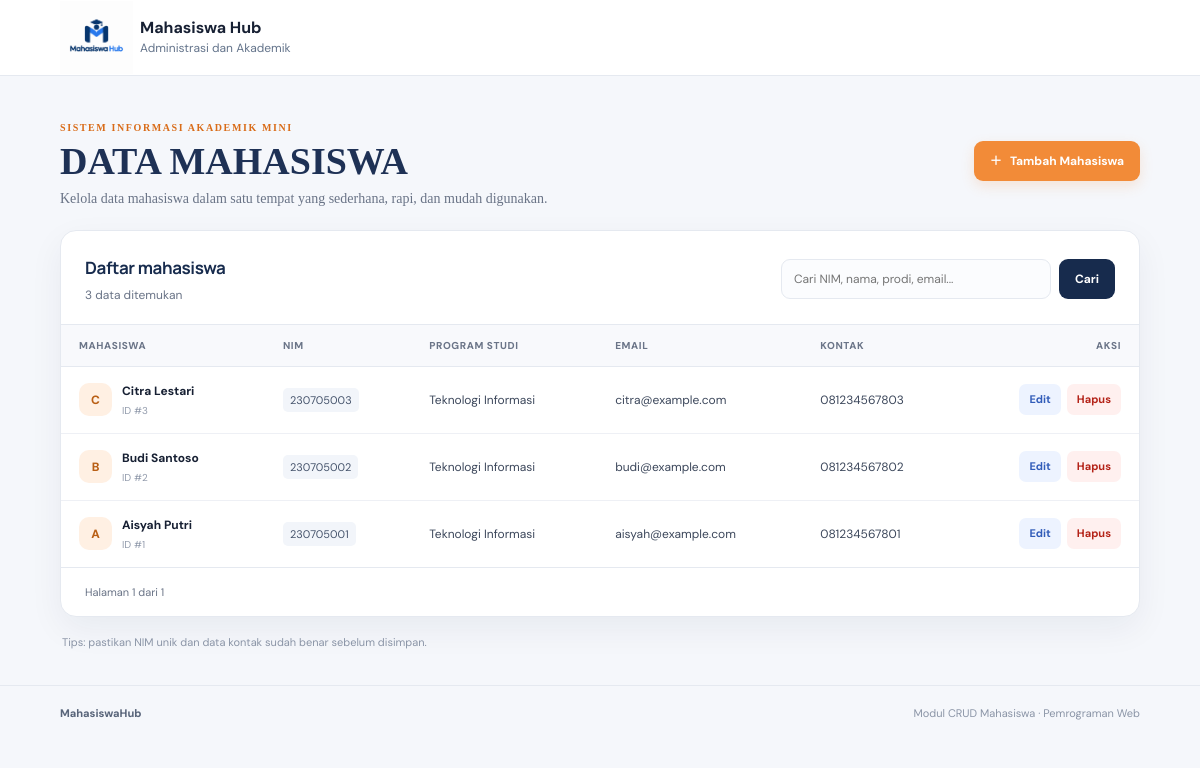
The page / on the database its author committed.
### tables this page shows
CREATE TABLE IF NOT EXISTS `mahasiswa` (
  `id` int unsigned NOT NULL AUTO_INCREMENT,
  `nim` varchar(12) NOT NULL,
  `nama` varchar(100) NOT NULL,
  `prodi` varchar(50) NOT NULL,
  `email` varchar(100) DEFAULT NULL,
  `no_hp` varchar(20) DEFAULT NULL,
  `alamat` varchar(255) DEFAULT NULL,
  `created_at` timestamp NULL DEFAULT CURRENT_TIMESTAMP,
  PRIMARY KEY (`id`),
  UNIQUE KEY `nim` (`nim`)
);

### helpers.php (called while the page is built, shortened)
<?php
function e(mixed $value): string
{
    return htmlspecialchars(
        (string) $value,
        ENT_QUOTES | ENT_SUBSTITUTE,
        'UTF-8'
    );
}

### index.php (the view, shortened to what this page needs)
<?php
require_once __DIR__ . '/helpers.php';
require_once __DIR__ . '/koneksi.php';
$q = isset($_GET['q']) && is_string($_GET['q'])
    ? trim($_GET['q'])
    : '';
$page = filter_var($_GET['page'] ?? 1, FILTER_VALIDATE_INT);
$page = ($page !== false && $page > 0) ? $page : 1;
$perPage = 7;
$like = '%' . $q . '%';
if ($q !== '') {
    $countStmt = $conn->prepare(
        'SELECT COUNT(*) AS total
         FROM mahasiswa
         WHERE nim LIKE ? OR nama LIKE ? OR prodi LIKE ? OR email LIKE ?'
    );
    $countStmt->bind_param(
        'ssss',
        $like,
        $like,
        $like,
        $like
    );
    $countStmt->execute();
    $total = (int) $countStmt->get_result()->fetch_assoc()['total'];
} else {
    $total = (int) $conn->query(
        'SELECT COUNT(*) AS total FROM mahasiswa'
    )->fetch_assoc()['total'];
}
$totalPages = max(1, (int) ceil($total / $perPage));
$page = min($page, $totalPages);
$offset = ($page - 1) * $perPage;
if ($q !== '') {
    $stmt = $conn->prepare(
        'SELECT id, nim, nama, prodi, email, no_hp, alamat, created_at
         FROM mahasiswa
         WHERE nim LIKE ? OR nama LIKE ? OR prodi LIKE ? OR email LIKE ?
         ORDER BY id DESC LIMIT ? OFFSET ?'
    );
    $stmt->bind_param(
        'ssssii',
        $like,
        $like,
        $like,
        $like,
        $perPage,
        $offset
    );
} else {
    $stmt = $conn->prepare(
        'SELECT id, nim, nama, prodi, email, no_hp, alamat, created_at
         FROM mahasiswa ORDER BY id DESC LIMIT ? OFFSET ?'
    );
    $stmt->bind_param('ii', $perPage, $offset);
}
$stmt->execute();
$result = $stmt->get_result();
$students = $result->fetch_all(MYSQLI_ASSOC);
?>
<!doctype html>
<html lang="id">
<head>
    <link rel="stylesheet" href="style.css">
</head>
<body>
    <header class="topbar">
        <div class="brand">
            <img src="logo.png" alt="Logo kampus">
            <div>
                <h1>Mahasiswa Hub</h1>
                <p>Administrasi dan Akademik</p>
            </div>
        </div>
    </header>
    <main class="container">
        <section class="hero">
            <div>
                <p class="eyebrow">SISTEM INFORMASI AKADEMIK MINI</p>
                <h1>DATA MAHASISWA</h1>
                <p class="hero-copy">
                    Kelola data mahasiswa dalam satu tempat yang sederhana, rapi, dan mudah digunakan.
                </p>
            </div>
            <a class="button button-primary" href="tambah.php">
                <span aria-hidden="true">＋</span>
                Tambah Mahasiswa
            </a>
        </section>
        <section class="panel">
            <div class="panel-heading">
                <div>
                    <h2>Daftar mahasiswa</h2>
                    <p>
                        <?= number_format($total, 0, ',', '.') ?> data ditemukan
                    </p>
                </div>
                <form
                    class="search-form"
                    method="get"
                    action="index.php"
                    role="search"
                >
                    <input
                        id="q"
                        type="search"
                        name="q"
                        value="<?= e($q) ?>"
                        placeholder="Cari NIM, nama, prodi, email..."
                    >
                    <button class="button button-dark" type="submit">
                        Cari
                    </button>
                </form>
            </div>
            <div class="table-wrap">
                <table>
                    <thead>
                        <tr>
                            <th>Mahasiswa</th>
                            <th>NIM</th>
                            <th>Program Studi</th>
                            <th>Email</th>
                            <th>Kontak</th>
                            <th class="actions-heading">Aksi</th>
                        </tr>
                    </thead>
                    <tbody>
                        <?php if (!$students): ?>
                            <tr>
                                <td colspan="6" class="empty-state">
                                    <span class="empty-icon">⌕</span>
                                    <strong>Data belum ditemukan</strong>
                                    <span>
                                        Coba kata kunci lain atau tambahkan data mahasiswa baru.
                                    </span>
                                </td>
                            </tr>
                        <?php else: ?>
                            <?php foreach ($students as $student): ?>
                                <tr>
                                    <td>
                                        <div class="student-cell">
                                            <span class="avatar">
                                                <?= e(strtoupper(substr($student['nama'], 0, 1))) ?>
                                            </span>
                                            <span>
                                                <strong>
                                                    <?= e($student['nama']) ?>
                                                </strong>
                                                <small>
                                                    ID #<?= (int) $student['id'] ?>
                                                </small>
                                            </span>
                                        </div>
                                    </td>
                                    <td>
                                        <span class="nim-pill">
                                            <?= e($student['nim']) ?>
                                        </span>
                                    </td>
                                    <td>
                                        <?= e($student['prodi']) ?>
                                    </td>
                                    <td>
                                        <?= e($student['email']) ?>
                                    </td>
                                    <td>
                                        <?= e(($student['no_hp'] ?? '') !== '' ? $student['no_hp'] : '-') ?>
                                    </td>
                                    <td>
                                        <div class="action-group">
                                            <a
                                                class="button button-small button-edit"
                                                href="edit.php?id=<?= (int) $student['id'] ?>"
                                                aria-label="Edit <?= e($student['nama']) ?>"
                                            >
                                                Edit
                                            </a>
                                            <form
                                                method="post"
                                                action="hapus.php"
                                                onsubmit="return confirm('Yakin ingin menghapus data mahasiswa ini?');"
                                            >
                                                <button
                                                    class="button button-small button-delete"
                                                    type="submit"
                                                >
                                                    Hapus
                                                </button>
                                            </form>
                                        </div>
                                    </td>
                                </tr>
                            <?php endforeach; ?>
                        <?php endif; ?>
                    </tbody>
                </table>
            </div>
            <div class="table-footer">
                <span>
                    Halaman <?= $page ?> dari <?= $totalPages ?>
                </span>
            </div>
        </section>
        <p class="page-note">
            Tips: pastikan NIM unik dan data kontak sudah benar sebelum disimpan.
        </p>
    </main>
    <footer class="footer">
        <span>MahasiswaHub</span>
        <span>Modul CRUD Mahasiswa · Pemrograman Web</span>
    </footer>
</body>
</html>

### rows shown on the page
mahasiswa: nama "C", nama "Citra Lestari", id "3", nim "230705003", prodi "Teknologi Informasi", email "citra@example.com", no_hp "081234567803"
mahasiswa: nama "B", nama "Budi Santoso", id "2", nim "230705002", prodi "Teknologi Informasi", email "budi@example.com", no_hp "081234567802"
mahasiswa: nama "A", nama "Aisyah Putri", id "1", nim "230705001", prodi "Teknologi Informasi", email "aisyah@example.com", no_hp "081234567801"

### other values the page prints
$total "3"
$page "1"
$totalPages "1"
